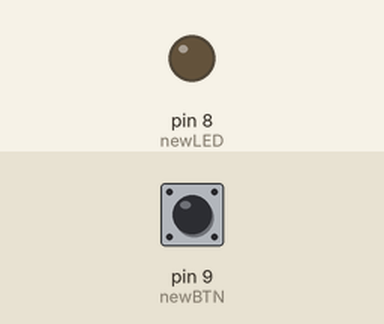
The sketch below on a simulated Arduino Uno, built with avr-gcc and run on an emulated ATmega328P. On the bench: output pins drawn as LEDs (lit = HIGH). Dashed ring = blinking. The inputs (shaded band) are chosen by the test bench; at power-on: pin 9 (newBTN) LOW.

Above: at 1.2 s.
1.3 s: pin 9 (newBTN) pulled HIGH for 0.15 s
At 2.0 s:
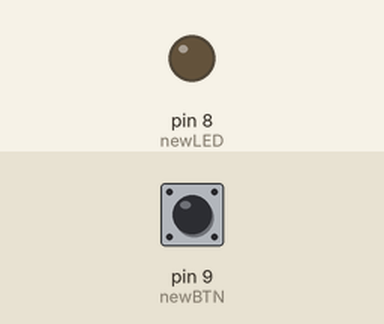
2.9 s: pin 9 (newBTN) pulled HIGH for 3.2 s
At 3.11 s:
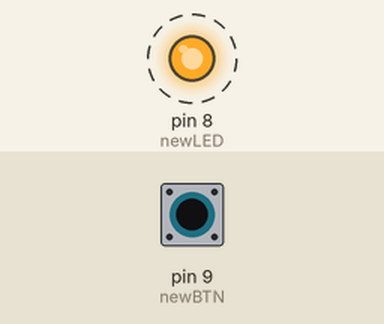
Timing chart, 0 to 7.6 s (numbered marks = the images above; inputs shaded):
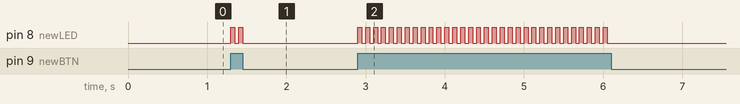

Measured:
- after the input at 1.3 s, pin 8 (newLED): alternates HIGH for 0.05 s and LOW for 0.05 s, 4 changes in all, then stays LOW, starting at once
- after the input at 2.9 s, pin 8 (newLED): alternates HIGH for 0.05 s and LOW for 0.05 s, 64 changes in all, then stays LOW, starting at once

The sketch:

HelloWorld.ino
```cpp
#define newLED 8
#define newBTN 9

//This is Carter's comment for Assignment 15

//This is Lexi's comment for Assignment 15

void setup() {
  pinMode(newBTN, INPUT);
  pinMode(newLED, OUTPUT);
}

void loop() {
  int buttonState = digitalRead(newBTN);

  if(buttonState == HIGH) {
    digitalWrite(newLED, HIGH);
    delay(50);
    digitalWrite(newLED, LOW);
    delay(50);
  }
  else {
    digitalWrite(newLED, LOW);
    delay(50);
  }
}
```
